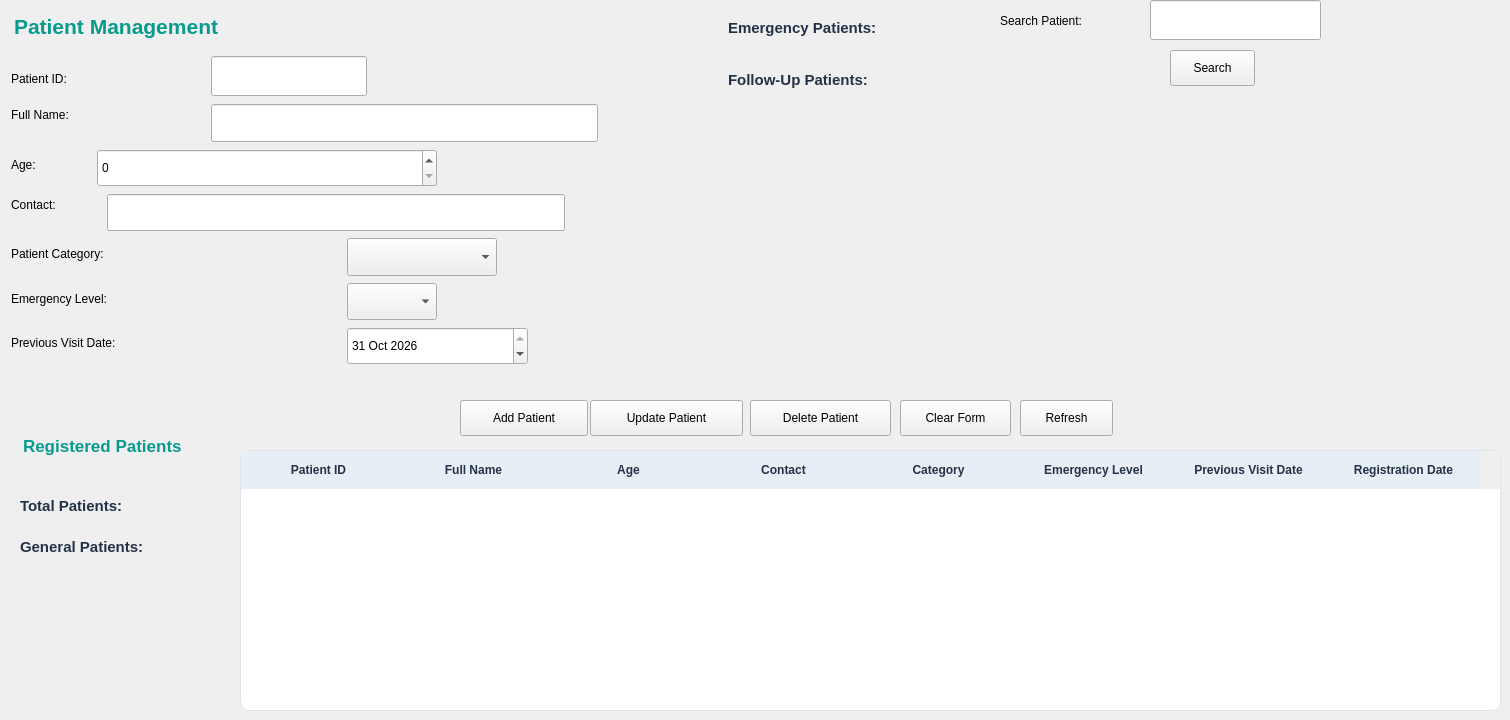
      <widget class="QWidget" name="patientsTab">
       <attribute name="title">
        <string>Patients</string>
       </attribute>
       <widget class="QLabel" name="label_3">
        <property name="geometry">
         <rect>
          <x>11</x>
          <y>104</y>
          <width>101</width>
          <height>22</height>
         </rect>
        </property>
        <property name="text">
         <string>Full Name:</string>
        </property>
       </widget>
       <widget class="QLabel" name="label_4">
        <property name="geometry">
         <rect>
          <x>11</x>
          <y>149</y>
          <width>61</width>
          <height>31</height>
         </rect>
        </property>
        <property name="text">
         <string>Age:</string>
        </property>
       </widget>
       <widget class="QLabel" name="label_5">
        <property name="geometry">
         <rect>
          <x>11</x>
          <y>194</y>
          <width>91</width>
          <height>22</height>
         </rect>
        </property>
        <property name="text">
         <string>Contact:</string>
        </property>
       </widget>
       <widget class="QLabel" name="label_6">
        <property name="geometry">
         <rect>
          <x>11</x>
          <y>238</y>
          <width>161</width>
          <height>31</height>
         </rect>
        </property>
        <property name="text">
         <string>Patient Category:</string>
        </property>
       </widget>
       <widget class="QLabel" name="label_7">
        <property name="geometry">
         <rect>
          <x>11</x>
          <y>283</y>
          <width>161</width>
          <height>31</height>
         </rect>
        </property>
        <property name="text">
         <string>Emergency Level:</string>
        </property>
       </widget>
       <widget class="QLabel" name="label_8">
        <property name="geometry">
         <rect>
          <x>11</x>
          <y>327</y>
          <width>146</width>
          <height>31</height>
         </rect>
        </property>
        <property name="text">
         <string>Previous Visit Date:</string>
        </property>
       </widget>
       <widget class="QLabel" name="label_9">
        <property name="geometry">
         <rect>
          <x>1000</x>
          <y>10</y>
          <width>141</width>
          <height>22</height>
         </rect>
        </property>
        <property name="text">
         <string>Search Patient:</string>
        </property>
       </widget>
       <widget class="QLabel" name="label_10">
        <property name="geometry">
         <rect>
          <x>11</x>
          <y>423</y>
          <width>229</width>
          <height>46</height>
         </rect>
        </property>
        <property name="styleSheet">
         <string notr="true">font-size: 13pt;
font-weight: bold;
color: #079B8E;
padding: 8px;</string>
        </property>
        <property name="text">
         <string>Registered Patients</string>
        </property>
       </widget>
       <widget class="QLabel" name="label_11">
        <property name="geometry">
         <rect>
          <x>11</x>
          <y>489</y>
          <width>141</width>
          <height>34</height>
         </rect>
        </property>
        <property name="styleSheet">
         <string notr="true">font-size: 11pt;
font-weight: bold;
color: #243247;
padding: 5px;</string>
        </property>
        <property name="text">
         <string>Total Patients:</string>
        </property>
       </widget>
       <widget class="QLabel" name="label_12">
        <property name="geometry">
         <rect>
          <x>11</x>
          <y>530</y>
          <width>165</width>
          <height>34</height>
         </rect>
        </property>
        <property name="styleSheet">
         <string notr="true">font-size: 11pt;
font-weight: bold;
color: #243247;
padding: 5px;</string>
        </property>
        <property name="text">
         <string>General Patients:</string>
        </property>
       </widget>
       <widget class="QLabel" name="label_13">
        <property name="geometry">
         <rect>
          <x>719</x>
          <y>11</y>
          <width>194</width>
          <height>34</height>
         </rect>
        </property>
        <property name="styleSheet">
         <string notr="true">font-size: 11pt;
font-weight: bold;
color: #243247;
padding: 5px;</string>
        </property>
        <property name="text">
         <string>Emergency Patients:</string>
        </property>
       </widget>
       <widget class="QLabel" name="label_14">
        <property name="geometry">
         <rect>
          <x>719</x>
          <y>63</y>
          <width>185</width>
          <height>34</height>
         </rect>
        </property>
        <property name="styleSheet">
         <string notr="true">font-size: 11pt;
font-weight: bold;
color: #243247;
padding: 5px;</string>
        </property>
        <property name="text">
         <string>Follow-Up Patients:</string>
        </property>
       </widget>
       <widget class="QLineEdit" name="patientIdLineEdit">
        <property name="geometry">
         <rect>
          <x>211</x>
          <y>56</y>
          <width>156</width>
          <height>40</height>
         </rect>
        </property>
       </widget>
       <widget class="QLineEdit" name="patientNameLineEdit">
        <property name="geometry">
         <rect>
          <x>211</x>
          <y>104</y>
          <width>387</width>
          <height>38</height>
         </rect>
        </property>
       </widget>
       <widget class="QLineEdit" name="patientContactLineEdit">
        <property name="geometry">
         <rect>
          <x>107</x>
          <y>194</y>
          <width>458</width>
          <height>37</height>
         </rect>
        </property>
       </widget>
       <widget class="QSpinBox" name="patientAgeSpinBox">
        <property name="geometry">
         <rect>
          <x>97</x>
          <y>149</y>
          <width>340</width>
          <height>38</height>
         </rect>
        </property>
       </widget>
       <widget class="QComboBox" name="patientCategoryComboBox">
        <property name="geometry">
         <rect>
          <x>347</x>
          <y>238</y>
          <width>150</width>
          <height>38</height>
         </rect>
        </property>
       </widget>
       <widget class="QComboBox" name="emergencyLevelComboBox">
        <property name="geometry">
         <rect>
          <x>347</x>
          <y>283</y>
          <width>90</width>
          <height>37</height>
         </rect>
        </property>
       </widget>
       <widget class="QDateEdit" name="previousVisitDateEdit">
        <property name="geometry">
         <rect>
          <x>347</x>
          <y>327</y>
          <width>181</width>
          <height>38</height>
         </rect>
        </property>
        <property name="dateTime">
         <datetime>
          <hour>23</hour>
          <minute>0</minute>
          <second>0</second>
          <year>2026</year>
          <month>10</month>
          <day>31</day>
         </datetime>
        </property>
       </widget>
       <widget class="QLineEdit" name="searchPatientLineEdit">
        <property name="geometry">
         <rect>
          <x>1150</x>
          <y>0</y>
          <width>171</width>
          <height>40</height>
         </rect>
        </property>
       </widget>
       <widget class="QTableWidget" name="patientsTableWidget">
        <property name="geometry">
         <rect>
          <x>240</x>
          <y>450</y>
          <width>1261</width>
          <height>261</height>
         </rect>
        </property>
        <property name="minimumSize">
         <size>
          <width>0</width>
          <height>250</height>
         </size>
        </property>
        <property name="styleSheet">
         <string notr="true">QTableWidget {
    background-color: #FFFFFF;
    alternate-background-color: #F0F9F8;
    color: #243247;
    border: 1px solid #DCE4EE;
    border-radius: 8px;
    gridline-color: #E2E8F0;
    selection-background-color: #CCFBF1;
    selection-color: #134E4A;
}

QTableWidget::item {
    padding: 8px;
    border-bottom: 1px solid #E8EEF5;
}

QHeaderView::section {
    background-color: #E8EEF5;
    color: #243247;
    padding: 10px;
    border: none;
    font-weight: bold;
}</string>
        </property>
        <property name="alternatingRowColors">
         <bool>true</bool>
        </property>
        <property name="selectionMode">
         <enum>QAbstractItemView::SelectionMode::SingleSelection</enum>
        </property>
        <property name="selectionBehavior">
         <enum>QAbstractItemView::SelectionBehavior::SelectRows</enum>
        </property>
        <property name="showGrid">
         <bool>false</bool>
        </property>
        <attribute name="horizontalHeaderMinimumSectionSize">
         <number>155</number>
        </attribute>
        <attribute name="horizontalHeaderDefaultSectionSize">
         <number>155</number>
        </attribute>
        <column>
         <property name="text">
          <string>Patient ID</string>
         </property>
        </column>
        <column>
         <property name="text">
          <string>Full Name</string>
         </property>
        </column>
        <column>
         <property name="text">
          <string>Age</string>
         </property>
        </column>
        <column>
         <property name="text">
          <string>Contact</string>
         </property>
        </column>
        <column>
         <property name="text">
          <string>Category</string>
         </property>
        </column>
        <column>
         <property name="text">
          <string>Emergency Level</string>
         </property>
         <property name="font">
          <font>
           <pointsize>7</pointsize>
          </font>
         </property>
        </column>
        <column>
         <property name="text">
          <string>Previous Visit Date</string>
         </property>
         <property name="font">
          <font>
           <pointsize>5</pointsize>
          </font>
         </property>
        </column>
        <column>
         <property name="text">
          <string>Registration Date</string>
         </property>
         <property name="font">
          <font>
           <pointsize>5</pointsize>
          </font>
         </property>
        </column>
       </widget>
       <widget class="QPushButton" name="updatePatientButton_2">
        <property name="geometry">
         <rect>
          <x>590</x>
          <y>400</y>
          <width>153</width>
          <height>36</height>
         </rect>
        </property>
        <property name="text">
         <string>Update Patient</string>
        </property>
       </widget>
       <widget class="QPushButton" name="deletePatientButton">
        <property name="geometry">
         <rect>
          <x>750</x>
          <y>400</y>
          <width>141</width>
          <height>36</height>
         </rect>
        </property>
        <property name="text">
         <string>Delete Patient</string>
        </property>
       </widget>
       <widget class="QPushButton" name="clearPatientFormButton">
        <property name="geometry">
         <rect>
          <x>900</x>
          <y>400</y>
          <width>111</width>
          <height>36</height>
         </rect>
        </property>
        <property name="text">
         <string>Clear Form</string>
        </property>
       </widget>
       <widget class="QPushButton" name="searchPatientButton">
        <property name="geometry">
         <rect>
          <x>1170</x>
          <y>50</y>
          <width>85</width>
          <height>36</height>
         </rect>
        </property>
        <property name="text">
         <string>Search</string>
        </property>
       </widget>
       <widget class="QPushButton" name="refreshPatientsButton">
        <property name="geometry">
         <rect>
          <x>1020</x>
          <y>400</y>
          <width>93</width>
          <height>36</height>
         </rect>
        </property>
        <property name="text">
         <string>Refresh</string>
        </property>
       </widget>
       <widget class="QPushButton" name="addPatientButton">
        <property name="geometry">
         <rect>
          <x>460</x>
          <y>400</y>
          <width>128</width>
          <height>36</height>
         </rect>
        </property>
        <property name="text">
         <string>Add Patient</string>
        </property>
       </widget>
       <widget class="QLabel" name="label_2">
        <property name="geometry">
         <rect>
          <x>11</x>
          <y>63</y>
          <width>101</width>
          <height>31</height>
         </rect>
        </property>
        <property name="text">
         <string>Patient ID:</string>
        </property>
       </widget>
       <widget class="QLabel" name="label">
        <property name="geometry">
         <rect>
          <x>0</x>
          <y>0</y>
          <width>301</width>
          <height>52</height>
         </rect>
        </property>
        <property name="styleSheet">
         <string notr="true">font-size: 16pt;
font-weight: bold;
color: #079B8E;
padding: 8px;</string>
        </property>
        <property name="text">
         <string>Patient Management</string>
        </property>
       </widget>
      </widget>
